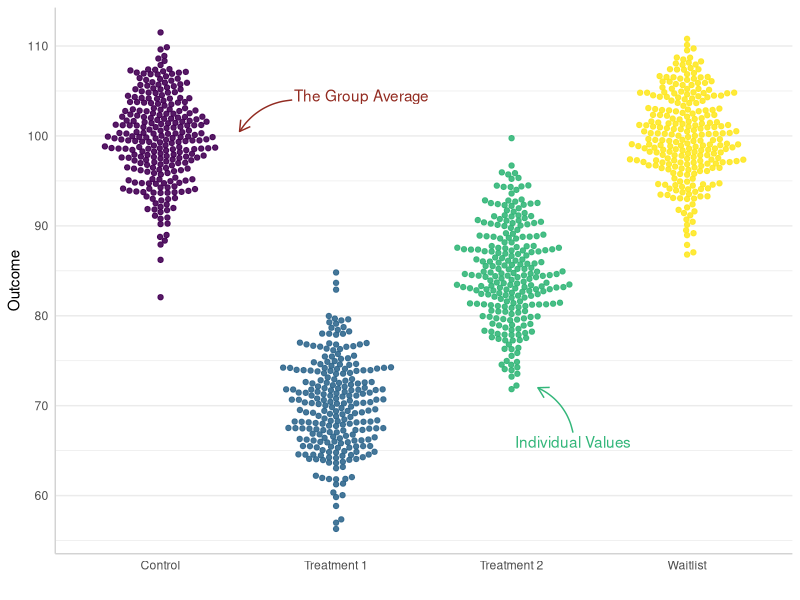

Reproduce this figure in R.


library(tidyverse)
library(ggbeeswarm)

set.seed(84322)
d <- tibble(timings = rnorm(1000, 100, 5),
            method = sample(c("Control", "Treatment 1", "Treatment 2", "Waitlist"), size = 1000, replace = TRUE))

d %>% 
  mutate(timings = case_when(method == "Treatment 1" ~ timings - 30 + rnorm(1000),
                             method == "Treatment 2" ~ timings - 15 + rnorm(1000),
                             TRUE ~ timings)) %>% 
  ggplot(aes(method, timings, color = method)) +
    geom_beeswarm(show.legend = FALSE,
                  alpha = .9) +
    stat_summary(geom = "errorbar", 
                 color = "#922B21", 
                 fun.data = "mean_cl_boot", 
                 fun.args = c(B = 1),
                 size = 1.5,
                 alpha = .5) +
    annotate("curve", 
             arrow = arrow(length = unit(.3, "cm")),
             xend = 1.45, x = 1.75,
             yend = 100.5,  y = 104,
             color = "#922B21",
             curvature = .25) +
    annotate("text",
             label = c("The Group Average"),
             x = 1.76,
             y = 104.5,
             hjust = 0,
             color = "#922B21") +
    annotate("curve", 
             arrow = arrow(length = unit(.3, "cm")),
             xend = 3.15, x = 3.35,
             yend = 72,  y = 67,
             color = viridisLite::viridis(1,begin = .66, end = .66),
             curvature = .25) +
    annotate("text",
             label = c("Individual Values"),
             x = 3.35,
             y = 66,
             hjust = .5,
             color = viridisLite::viridis(1,begin = .66, end = .66)) +
    theme_minimal() +
    theme(panel.grid.major.x = element_blank(),
          axis.line = element_line(color = "lightgrey")) +
    scale_color_viridis_d() +
    labs(x = "",
         y = "Outcome")
  